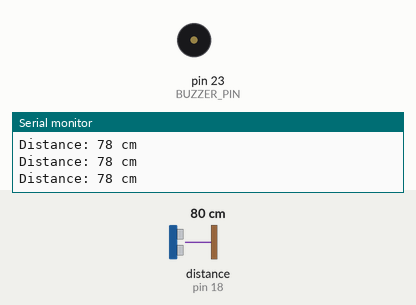
Recording of a sketch running on a simulated Arduino Mega 2560, built with avr-gcc and run on an emulated ATmega2560. On the bench: buzzer (waves = sounding, pin HIGH), the last lines printed to the serial monitor. Wiring (inferred from the names in the program): ultrasonic range finder: trigger pin 5; echo pin 18. The test bench sets the inputs (shaded band); at power-on: distance to the obstacle (sensor on pin 18) 80 cm. The echo pulse lasts 58.3 µs per cm; pins used as bus, display or sensor lines are not drawn.

Above: at 1.2 s.
1.3 s: distance to the obstacle (sensor on pin 18) set to 2 cm
At 1.53 s:
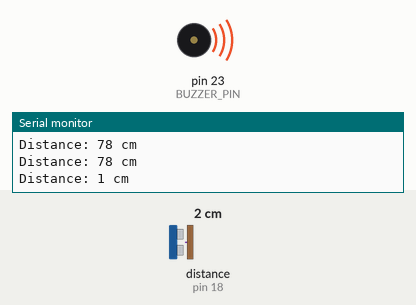
Timing chart, 0 to 4.3 s (numbered marks = the images above; inputs shaded):
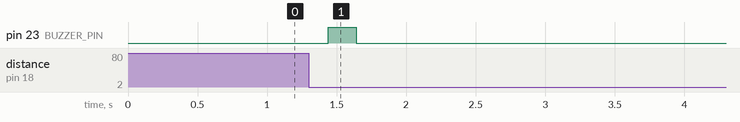

Measured:
- after the input at 1.3 s, pin 23 (BUZZER_PIN): LOW → HIGH after 0.14 s, → LOW 0.20 s later

The sketch:

distanceactivealertwithanydistance.ino
```cpp
#define TRIG_PIN 5
#define ECHO_PIN 18
#define BUZZER_PIN 23

int prevDistance = 0;

void setup() {
  Serial.begin(115200);
  pinMode(TRIG_PIN, OUTPUT);
  pinMode(ECHO_PIN, INPUT);
  pinMode(BUZZER_PIN, OUTPUT);
}

void loop() {
  digitalWrite(TRIG_PIN, LOW);
  delayMicroseconds(2);
  digitalWrite(TRIG_PIN, HIGH);
  delayMicroseconds(10);
  digitalWrite(TRIG_PIN, LOW);

  long duration = pulseIn(ECHO_PIN, HIGH);
  int distance = duration * 0.034 / 2;

  Serial.print("Distance: ");
  Serial.print(distance);
  Serial.println(" cm");

  if (prevDistance > 0) {
    if (distance != prevDistance) {
      digitalWrite(BUZZER_PIN, HIGH);
    } else {
      digitalWrite(BUZZER_PIN, LOW);
    }
  }

  prevDistance = distance;
  delay(200);
}
```
